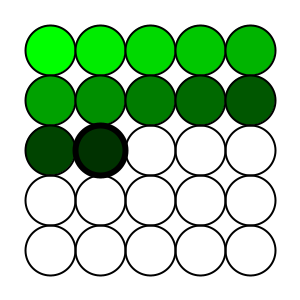
Frame 1 (no input)
Frame 60 (the mouse pressed at the canvas centre just before this capture): identical to frame 1, image omitted
Frame 120 (the mouse held since frame 60 and released just before this capture): identical to frame 1, image omitted

The Processing sketch that drew this single still picture (run headless with seeded random() and noise(); from frame 60 on, the mouse is pressed at the canvas centre):

// Processing sketch: A5
// ── A5.pde
//Global Variables //<>//
int time = 12;  
float currentTime = 12;
int currentcircle = 1;
//Boolean for Keypress
boolean KeyYes = false;


void setup() {
  size(300, 300);
}



void keyPressed () {
  //Adjusting the timer using d and s
  if (key == 'd') {
    time++;
  } else if (key == 's') {
    time--;
  }    
  
  // Reseting Timer with f
  if (key == 'f') {
    currentTime = time;
    KeyYes = false;
  }
  //Timer initialization with a
  if (key == 'a') {
    KeyYes = !KeyYes;
 
  }
  if (time > 25) {
    time = 25;
  }
  if (time <= 1) {
    time = 1;
  }
}


void draw() {   //<>//
  background(255);
  //Current circle
  currentcircle = 1;
  
  
// timer countdown
  if (KeyYes) {
    currentTime = currentTime - 0.0166667;
    stroke(0, 255, 0);

  } else if (!KeyYes) {
    stroke(0);
    
  }
  //Loop for Grid
  for (int y = 50; y < width-25; y +=  50) {

    for (int x = 50; x < height-25; x += 50) {

      if (time == currentcircle) {
        strokeWeight(6);
      } else {
        strokeWeight(2);
      }
      if (currentcircle <= currentTime) {
        
        //Gradient fill
float hyung = map(currentcircle, 1, currentTime, 255, 50);

        fill(0, hyung, 0);
      } else if (currentcircle > currentTime) {
        noFill();
      }
      if (currentTime <= 1 && KeyYes == true) { //<>//
      fill(0,random(0,255),0);
      }
// drawing ellipse
      currentcircle++;
      ellipse(x, y, 50, 50);
    }
  }
}
